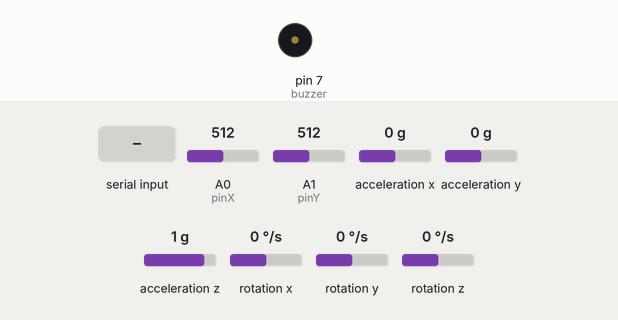
A sketch run on a simulated Arduino Uno, built with avr-gcc and run on an emulated ATmega328P. Parts: buzzer (waves = sounding, pin HIGH). Inputs (shaded band) come from the test bench; at power-on: acceleration y 0 g, A0 (pinX) = 512, A1 (pinY) = 512, acceleration x 0 g, acceleration z 1 g, rotation x 0 °/s, rotation y 0 °/s, rotation z 0 °/s. What the sketch prints to the serial monitor is not drawn.

Above: at 4.2 s.
4.3 s: "E" received over Serial
5.9 s: acceleration y set to -1.4 g
7.4 s: A0 (pinX) set to 910
8.9 s: A1 (pinY) set to 992
10.4 s: A0 (pinX) set to 40
Timing chart, 0 to 12.9 s (numbered marks = the images above; inputs shaded):
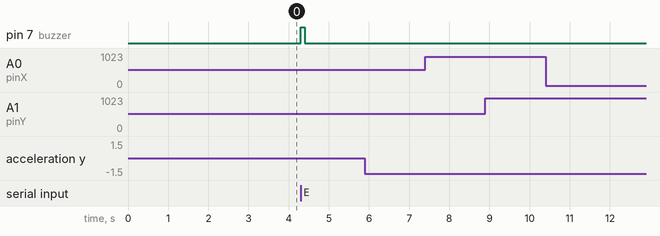

Measured:
- after the input at 4.3 s, pin 7 (buzzer): LOW → HIGH at once, → LOW 0.10 s later
- after the input at 5.9 s, every drawn part: stays the same
- after the input at 7.4 s, every drawn part: stays the same
- after the input at 8.9 s, every drawn part: stays the same
- after the input at 10.4 s, every drawn part: stays the same

The sketch:

FinalTest.ino
```cpp
#include <MPU6050_tockn.h>
#include <Wire.h>

MPU6050 mpu6050(Wire);
const int pinX = A0;  // Joystick X axis
const int pinY = A1;  // Joystick Y axis
const int buzzer = 7; // Buzzer for when an apple is eaten
//Joystick Values
volatile int joyX = 0;
volatile int joyY = 0;
//Acceration Offset of Gyroscope
double xOffset;
double yOffset;
double number = 1;
//Determine whether to change color to golden
bool golden = false;
//Buzzer Start Time
unsigned long start_Buzzer;

// Global character variable to keep track of direction
char currDir = 0;
char newDir = 0;

// 16 MHz clock is used
void configTimer1()
{
  TCCR1A = 0x00;
  TCCR1B = 0x00;
  TCNT1  = 0x00;
  TCCR1B |= (1 << CS12) | (1 << CS10);
  TCCR1B |= (1 << WGM12);
  OCR1A = 1562;
}
void setup()
{
  pinMode(pinX, INPUT);
  pinMode(pinY, INPUT);
  pinMode(buzzer, OUTPUT);
  digitalWrite(buzzer, LOW);
  cli();
  configTimer1();
  sei();
  Serial.begin(9600);
  Wire.begin();
  mpu6050.begin();
  mpu6050.calcGyroOffsets(true);
  //Calculate acceleration offset of mpu6050
  xOffset = mpu6050.getAccX();
  yOffset = mpu6050.getAccY();
}

void loop()
{
  mpu6050.update();
  //Check if an apple has been eaten by the Python script
  if (Serial.available() > 0)
  {
    int incomingByte = Serial.read();
    if (incomingByte == 'E')
    {
      golden = false;
      start_Buzzer = millis();
      cli();
      digitalWrite(buzzer, HIGH);
      TIMSK1 = (1 << OCIE1A);
      sei();
    }
  }
  joyX = analogRead(pinX);     // Read the X axis analog value
  joyY = analogRead(pinY);     // Read the Y axis analog value

  // Orientation of the joystick is set where the pins are DOWN
  // Down
  if (((joyX < 150) && (joyY > joyX)) || (mpu6050.getAngleY() < -60 && mpu6050.getAngleX() > -20 && mpu6050.getAngleX() < 20))
  {
    newDir = 's';
  }
  // Up
  else if (((joyX > 900) && (joyY < joyX)) || (mpu6050.getAngleY() > 60 && mpu6050.getAngleX() > -20 && mpu6050.getAngleX() < 20))
  {
    newDir = 'w';
  }
  // Right
  else if (((joyY > 900) && (joyY > joyX)) || (mpu6050.getAngleX() > 50 && mpu6050.getAngleY() > -20 && mpu6050.getAngleY() < 20))
  {
    newDir = 'd';
  }
  // Left
  else if (((joyY < 150) && (joyY < joyX)) || (mpu6050.getAngleX() < -50 && mpu6050.getAngleY() > -20 && mpu6050.getAngleY() < 20))
  {
    newDir = 'a';
  }
  //Print J if not golden and gyroscope is shaking and not tilted
  if(((mpu6050.getAccX() > (xOffset + number)) || (mpu6050.getAccX() < (xOffset - number)) || (mpu6050.getAccY() > (yOffset + number)) || (mpu6050.getAccY() < (yOffset - number))) && mpu6050.getAngleX() < 30 && mpu6050.getAngleX() > -30 && mpu6050.getAngleY() < 30 &&  mpu6050.getAngleY() > -30 && golden == false)
  {
    Serial.println('j');
    golden = true;
  }
  // Determine if a new direction should be sent
  if ((newDir != currDir) && (newDir != 0))
  {
    Serial.println(newDir);
    currDir = newDir;
  }
}

ISR(TIMER1_COMPA_vect)
{
  // After the 100ms duration has been met,
  // disable the interrupt and turn off the buzzer
  if(millis() - start_Buzzer > 20)
  {
    digitalWrite(buzzer, LOW);
    TIMSK1 = 0x00;
  }
}
```
